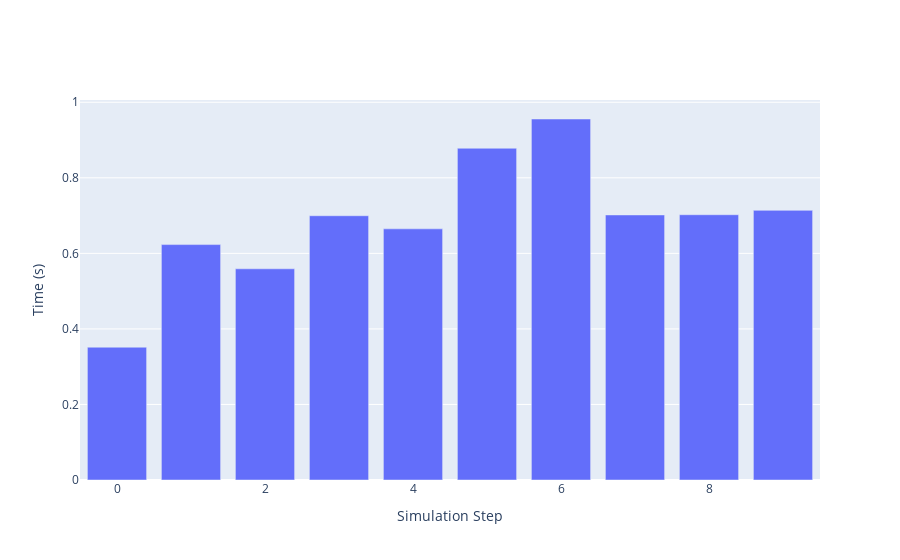

Here is the notebook cell this chart was saved with:
### Markdown cell above
Let's start by seeing how long did each step take (note that stats access the stats as a Dict[str, List] but stats_df access the same data as a pandas dataframe.

### Code cell
def stats_df(world):
    return pd.DataFrame(world.stats)


import plotly.graph_objects as go

fig = go.Figure()
fig.add_trace(go.Bar(x=list(range(world.n_steps)), y=stats_df(world)["step_time"]))
fig.update_layout(xaxis_title="Simulation Step", yaxis_title="Time (s)")

### Figure 1 — Plotly figure (JSON) as saved in the notebook; plotly's stock layout.template omitted (floating-point values rounded to 4 significant figures)
{"data": [{"type": "bar", "x": [0, 1, 2, 3, 4, 5, 6, 7, 8, 9], "y": [0.3516, 0.6232, 0.5591, 0.6996, 0.6649, 0.8783, 0.9557, 0.7017, 0.7023, 0.7138]}], "layout": {"xaxis": {"title": {"text": "Simulation Step"}}, "yaxis": {"title": {"text": "Time (s)"}}}}
